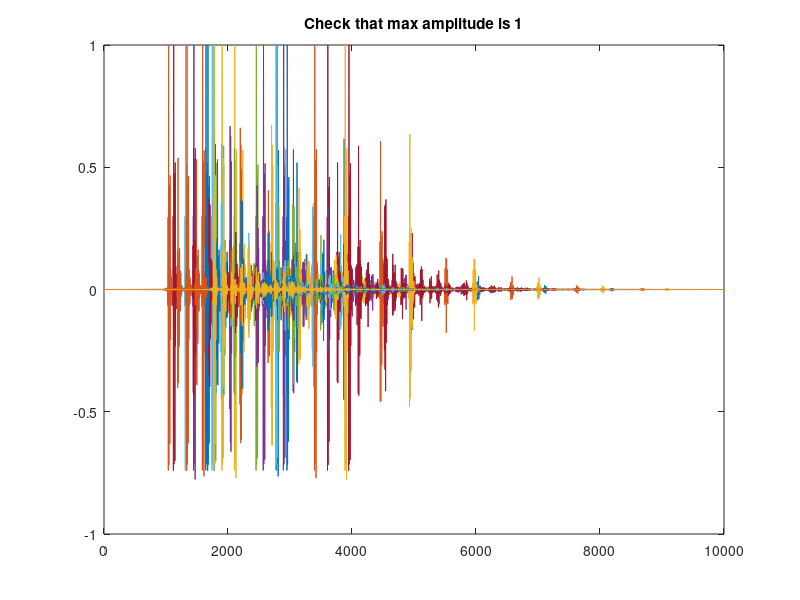

Here is the MATLAB script that generated this plot:
%% Creating Dataset - Loading Simulated Waveforms, Preprocessing and Creating noisy and cluttered realizations

close all
clear all

%% load data files - simulated waveforms
x_sim10 = load('sim_signatures_10C.mat');

X = x_sim10.y_10C;
Y1 = [1:8];

x_sim20 = load('sim_signatures_20C.mat');
X = cat(2, X, x_sim20.y_20C);
Y = cat(2, Y1, Y1);

x_sim30 = load('sim_signatures_30C.mat');
X = cat(2, X, x_sim30.y_30C);
Y = cat(2, Y, Y1);

%% Crop into useful part of signal
start = 3001;
stop = 10000; 
X = X(start:stop, :);
[a, b] = size(X);

%% Create replica waveforms with signals randomly distributed along time
len = 10000;
X2 = zeros(len, b);

% create random starting point for signals
r = round(3000*rand(1,b));
for i = 1:b
    X2(r(i):a+r(i)-1,i) = X(:,i);
end

% normalize signals to a max amplitude of 1
X2 = X2./max(abs(X2));

X = X2;

% Plot to verify
figure;
plot(X);
title('Check that max amplitude is 1')

%% Randomly add strong reflectors and Noise to the signal 
% reflector parameters
fs = 10e6; % signal sample rate
fc = 1e6; % assuming the source is a 1MHz source, so we'd expect a strong reflection at this frequency from some random object
tau = 1e-6;
t = 0:1/fs:(len-1)*(1/fs); % time vector equal in length to total signal
RL = [4 2 0];


% create noise arrays at -6dB -3dB, 0dB, 3dB and 6dB -  Signal to Noise Amplitude ratio
NL = [2, sqrt(2), 1, (1/sqrt(2)), 1/2]; % noise amplitude vector

% To create a duplicate dataset with much better SNR if needed
NL = NL./20;
    
X = repmat(X,1,50);
Y = repmat(Y,1,50); 
len1 = size(X,2);

% Reflector
% create random posiition in time for interferer/reflector
t0 = round(len*rand(1,len1))*(1/fs);

% create a strong interferer 
inf = zeros(size(X));
for i = 1:len1
    if mod(i,3) == 0
        inf(:,i) = RL(1)*sin(2*pi*fc.*t).* exp(-((t - t0(i))./tau).^2);
    elseif mod(i,3) == 1
        inf(:,i) = RL(2)*sin(2*pi*fc.*t).* exp(-((t - t0(i))./tau).^2);
    else
        inf(:,i) = RL(3)*sin(2*pi*fc.*t).* exp(-((t - t0(i))./tau).^2);
    end
end

% shuffle order of interferer vector
ind = size(inf,2);
inf2 = inf(:,randperm(ind));

% Noise
agn = -1 + 2*rand(size(X)); % Added gaussian noise - zero mean
len = size(X,2);

for i = 1:length(NL)
    X(:,(i-1)*(len/5) + 1 : i*(len/5)) = X(:,(i-1)*(len/5) + 1 : i*(len/5)) + NL(i)*agn(:,(i-1)*(len/5) + 1 : i*(len/5));
end

X = X + inf2;

%% normalize signals to a max amplitude of 1 
X = X./max(abs(X)); 

%% Save data

